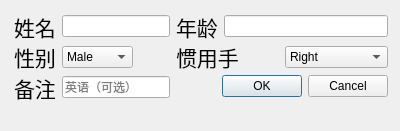
<?xml version="1.0" encoding="UTF-8"?>
<ui version="4.0">
 <class>Dialog</class>
 <widget class="QDialog" name="Dialog">
  <property name="geometry">
   <rect>
    <x>0</x>
    <y>0</y>
    <width>400</width>
    <height>131</height>
   </rect>
  </property>
  <property name="windowTitle">
   <string>Dialog</string>
  </property>
  <widget class="QWidget" name="">
   <property name="geometry">
    <rect>
     <x>14</x>
     <y>14</y>
     <width>374</width>
     <height>86</height>
    </rect>
   </property>
   <layout class="QFormLayout" name="formLayout">
    <item row="0" column="0">
     <layout class="QHBoxLayout" name="horizontalLayout">
      <item>
       <widget class="QLabel" name="idLabel">
        <property name="font">
         <font>
          <family>等线</family>
          <pointsize>16</pointsize>
          <weight>50</weight>
          <bold>false</bold>
         </font>
        </property>
        <property name="text">
         <string>姓名</string>
        </property>
       </widget>
      </item>
      <item>
       <widget class="QLineEdit" name="id">
        <property name="text">
         <string/>
        </property>
        <property name="placeholderText">
         <string/>
        </property>
       </widget>
      </item>
     </layout>
    </item>
    <item row="0" column="1">
     <layout class="QHBoxLayout" name="horizontalLayout_4">
      <item>
       <widget class="QLabel" name="ageLabel">
        <property name="font">
         <font>
          <family>等线</family>
          <pointsize>16</pointsize>
          <weight>50</weight>
          <bold>false</bold>
         </font>
        </property>
        <property name="text">
         <string>年龄</string>
        </property>
       </widget>
      </item>
      <item>
       <widget class="QLineEdit" name="age"/>
      </item>
     </layout>
    </item>
    <item row="1" column="0">
     <layout class="QHBoxLayout" name="horizontalLayout_2">
      <item>
       <widget class="QLabel" name="genderLabel">
        <property name="font">
         <font>
          <family>等线</family>
          <pointsize>16</pointsize>
          <weight>50</weight>
          <bold>false</bold>
         </font>
        </property>
        <property name="text">
         <string>性别</string>
        </property>
       </widget>
      </item>
      <item>
       <widget class="QComboBox" name="gender">
        <item>
         <property name="text">
          <string>Male</string>
         </property>
        </item>
        <item>
         <property name="text">
          <string>Female</string>
         </property>
        </item>
       </widget>
      </item>
     </layout>
    </item>
    <item row="1" column="1">
     <layout class="QHBoxLayout" name="horizontalLayout_5">
      <item>
       <widget class="QLabel" name="domainLabel">
        <property name="font">
         <font>
          <family>等线</family>
          <pointsize>16</pointsize>
          <weight>50</weight>
          <bold>false</bold>
         </font>
        </property>
        <property name="text">
         <string>惯用手</string>
        </property>
       </widget>
      </item>
      <item>
       <widget class="QComboBox" name="domain">
        <item>
         <property name="text">
          <string>Right</string>
         </property>
        </item>
        <item>
         <property name="text">
          <string>Left</string>
         </property>
        </item>
        <item>
         <property name="text">
          <string>Both</string>
         </property>
        </item>
       </widget>
      </item>
     </layout>
    </item>
    <item row="2" column="0">
     <layout class="QHBoxLayout" name="horizontalLayout_3">
      <item>
       <widget class="QLabel" name="tipLabel">
        <property name="font">
         <font>
          <family>等线</family>
          <pointsize>16</pointsize>
          <weight>50</weight>
          <bold>false</bold>
         </font>
        </property>
        <property name="text">
         <string>备注</string>
        </property>
       </widget>
      </item>
      <item>
       <widget class="QLineEdit" name="tip">
        <property name="placeholderText">
         <string>英语（可选）</string>
        </property>
       </widget>
      </item>
     </layout>
    </item>
    <item row="2" column="1">
     <widget class="QDialogButtonBox" name="buttonBox">
      <property name="orientation">
       <enum>Qt::Horizontal</enum>
      </property>
      <property name="standardButtons">
       <set>QDialogButtonBox::Cancel|QDialogButtonBox::Ok</set>
      </property>
     </widget>
    </item>
   </layout>
  </widget>
 </widget>
 <resources/>
 <connections>
  <connection>
   <sender>buttonBox</sender>
   <signal>accepted()</signal>
   <receiver>Dialog</receiver>
   <slot>accept()</slot>
   <hints>
    <hint type="sourcelabel">
     <x>248</x>
     <y>254</y>
    </hint>
    <hint type="destinationlabel">
     <x>157</x>
     <y>274</y>
    </hint>
   </hints>
  </connection>
  <connection>
   <sender>buttonBox</sender>
   <signal>rejected()</signal>
   <receiver>Dialog</receiver>
   <slot>reject()</slot>
   <hints>
    <hint type="sourcelabel">
     <x>316</x>
     <y>260</y>
    </hint>
    <hint type="destinationlabel">
     <x>286</x>
     <y>274</y>
    </hint>
   </hints>
  </connection>
 </connections>
</ui>
